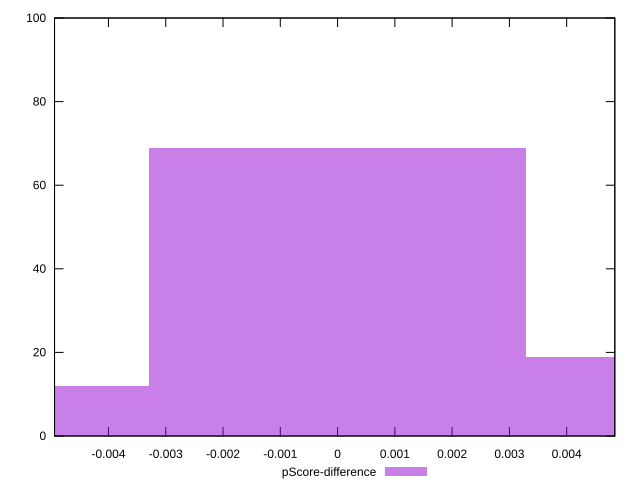

This figure's gnuplot source:
reset

$pScoreDifference <<EOF
0.006592059069582936 19
0 69
-0.006592059069582936 12
EOF

set key outside below
set boxwidth 0.006592059069582936
set xrange [-0.0049418185113943025:0.004840677181928835]
set yrange [0:100]
set trange [0:100]
set style fill transparent solid 0.5 noborder
set terminal svg size 640, 490 enhanced background rgb 'white'
set output "reports/report_00028_2021-02-24T12-49-42.674Z/interactive/samples/agenda/pScore-difference/histogram.svg"

plot $pScoreDifference title "pScore-difference" with boxes

reset
